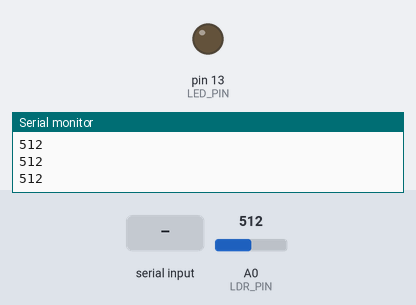
Simulated run of this sketch. Board: Arduino Uno, built with avr-gcc and run on an emulated ATmega328P. Shown: output pins drawn as LEDs (lit = HIGH), the last lines printed to the serial monitor. Inputs (shaded band) come from the test bench; at power-on: A0 (LDR_PIN) = 512.

Above: at 1.2 s.
1.3 s: "1\n" received over Serial
At 2.0 s:
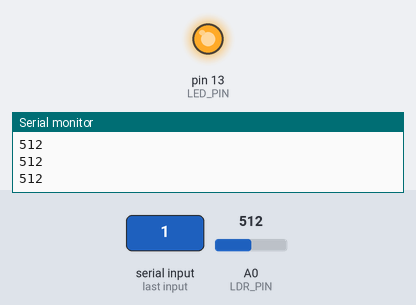
Timing chart, 0 to 4.5 s (numbered marks = the images above; inputs shaded):
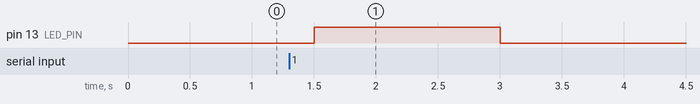

Measured:
- after the input at 1.3 s, pin 13 (LED_PIN): LOW → HIGH after 0.20 s, → LOW 1.5 s later

The sketch:

r1.ino
```cpp
#define LED_PIN 13
#define LDR_PIN A0

int encender = 0;
int valorLDR = 0;

void setup() {
  Serial.begin(9600);
  pinMode(LED_PIN, OUTPUT);
}

void loop() {
  if (Serial.available() > 0) {
    encender = Serial.parseInt();
  }

  valorLDR = analogRead(LDR_PIN);

  if (encender == 1) {
    digitalWrite(LED_PIN, HIGH);
  } else {
    digitalWrite(LED_PIN, LOW);
  }

  Serial.println(valorLDR);

  delay(500);
}
```
